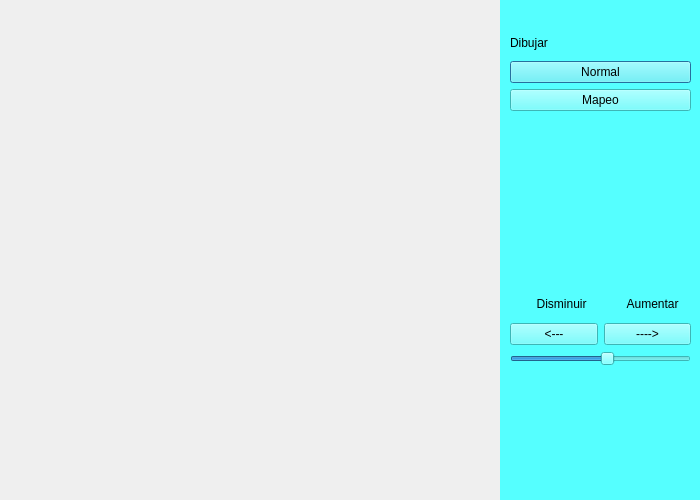
<?xml version="1.0" encoding="UTF-8"?>
<ui version="4.0">
 <class>Dialog</class>
 <widget class="QDialog" name="Dialog">
  <property name="geometry">
   <rect>
    <x>0</x>
    <y>0</y>
    <width>700</width>
    <height>500</height>
   </rect>
  </property>
  <property name="windowTitle">
   <string>Dialog</string>
  </property>
  <widget class="QWidget" name="widget" native="true">
   <property name="geometry">
    <rect>
     <x>500</x>
     <y>0</y>
     <width>200</width>
     <height>500</height>
    </rect>
   </property>
   <property name="styleSheet">
    <string notr="true">background-color: rgb(85, 255, 255);</string>
   </property>
   <widget class="QWidget" name="layoutWidget">
    <property name="geometry">
     <rect>
      <x>10</x>
      <y>30</y>
      <width>181</width>
      <height>81</height>
     </rect>
    </property>
    <layout class="QVBoxLayout" name="verticalLayout">
     <item>
      <widget class="QLabel" name="label">
       <property name="text">
        <string>Dibujar</string>
       </property>
      </widget>
     </item>
     <item>
      <layout class="QFormLayout" name="formLayout"/>
     </item>
     <item>
      <widget class="QPushButton" name="pushButton">
       <property name="text">
        <string>Normal</string>
       </property>
      </widget>
     </item>
     <item>
      <widget class="QPushButton" name="pushButton_2">
       <property name="text">
        <string>Mapeo</string>
       </property>
      </widget>
     </item>
    </layout>
   </widget>
   <widget class="QWidget" name="layoutWidget">
    <property name="geometry">
     <rect>
      <x>10</x>
      <y>290</y>
      <width>181</width>
      <height>76</height>
     </rect>
    </property>
    <layout class="QVBoxLayout" name="verticalLayout_2">
     <item>
      <layout class="QHBoxLayout" name="horizontalLayout_2">
       <item>
        <widget class="QLabel" name="label_2">
         <property name="text">
          <string>        Disminuir </string>
         </property>
        </widget>
       </item>
       <item>
        <widget class="QLabel" name="label_3">
         <property name="text">
          <string>       Aumentar</string>
         </property>
        </widget>
       </item>
      </layout>
     </item>
     <item>
      <layout class="QHBoxLayout" name="horizontalLayout">
       <item>
        <widget class="QPushButton" name="pushButton_4">
         <property name="text">
          <string>&lt;---</string>
         </property>
        </widget>
       </item>
       <item>
        <widget class="QPushButton" name="pushButton_3">
         <property name="text">
          <string>----&gt;</string>
         </property>
        </widget>
       </item>
      </layout>
     </item>
     <item>
      <widget class="QSlider" name="horizontalSlider">
       <property name="minimum">
        <number>244</number>
       </property>
       <property name="maximum">
        <number>440</number>
       </property>
       <property name="value">
        <number>350</number>
       </property>
       <property name="sliderPosition">
        <number>350</number>
       </property>
       <property name="orientation">
        <enum>Qt::Horizontal</enum>
       </property>
      </widget>
     </item>
    </layout>
   </widget>
  </widget>
 </widget>
 <resources/>
 <connections/>
</ui>
